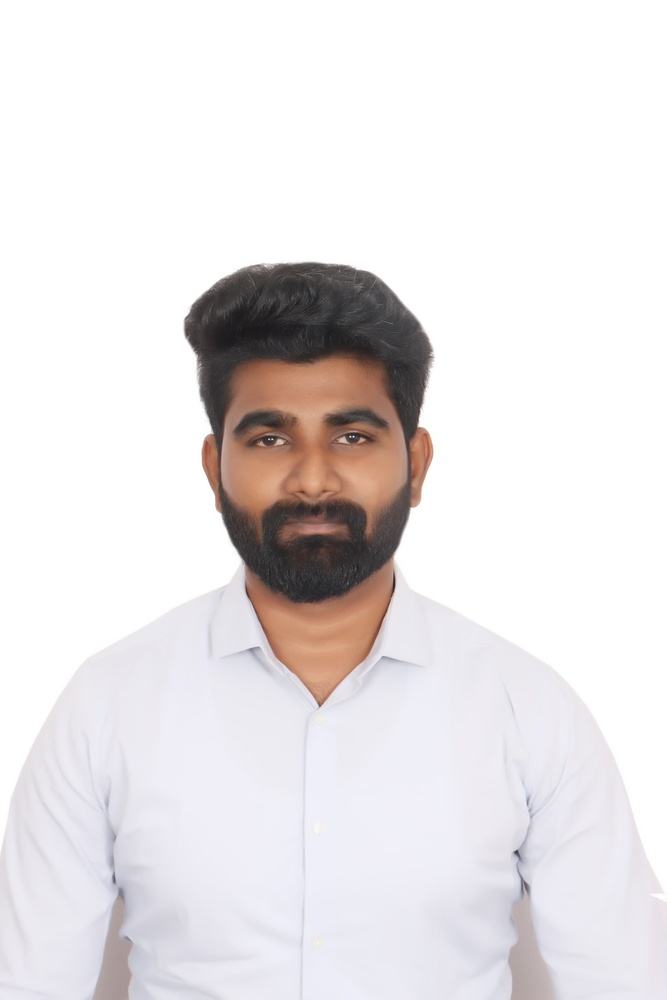
#> input picture opencv/demoimages/Prem_picture.jpg, 667 x 1000 px, shrunk from 2320 x 3480 before the run, found by its file name
$ python imagegradient.py   (older library calls are emulated)
#> lines starting #> are read from the running program, lines starting #| are printed output that depends on the picture
import os
import cv2
import numpy as np
import matplotlib.pyplot as plt

def imageGradient():
    root = os.getcwd()
    imgPath = os.path.join(root, 'demoimages//Prem_picture.JPG')
    img = cv2.imread(imgPath, cv2.IMREAD_GRAYSCALE)
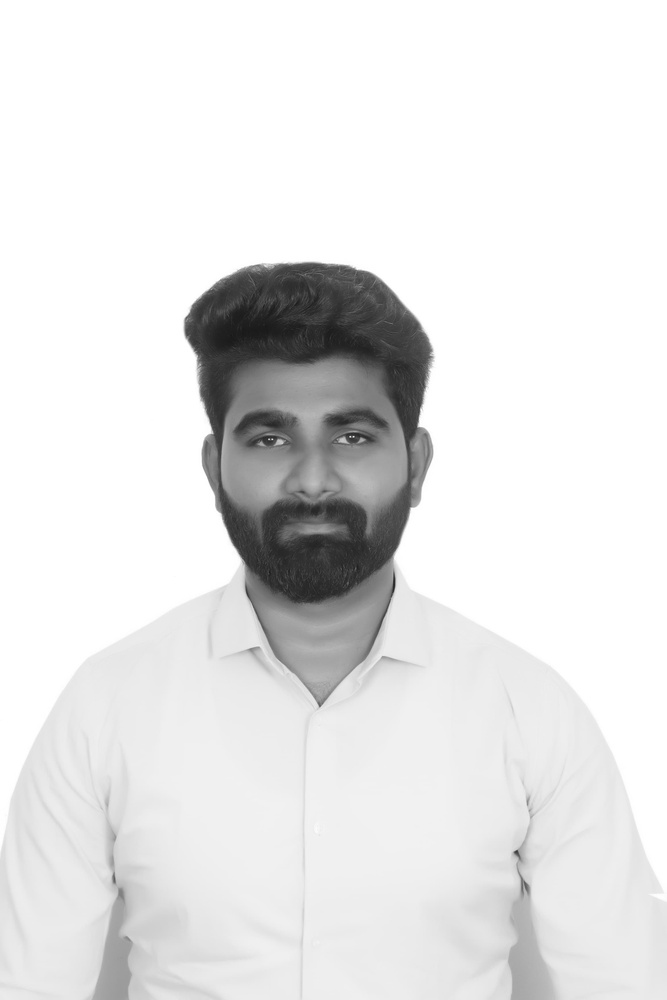
#> img: shape (1000, 667); min 24, max 255, mean 229.1

    if img is None:
        print("[ERROR] Image not found.")
        return

    plt.figure(figsize=(10, 8))

    # Original
    plt.subplot(2, 2, 1)
    plt.imshow(img, cmap='gray')
    plt.title('Original Image')
    plt.axis('off')

    # Laplacian
    laplacian = cv2.Laplacian(img, cv2.CV_64F, ksize=21)
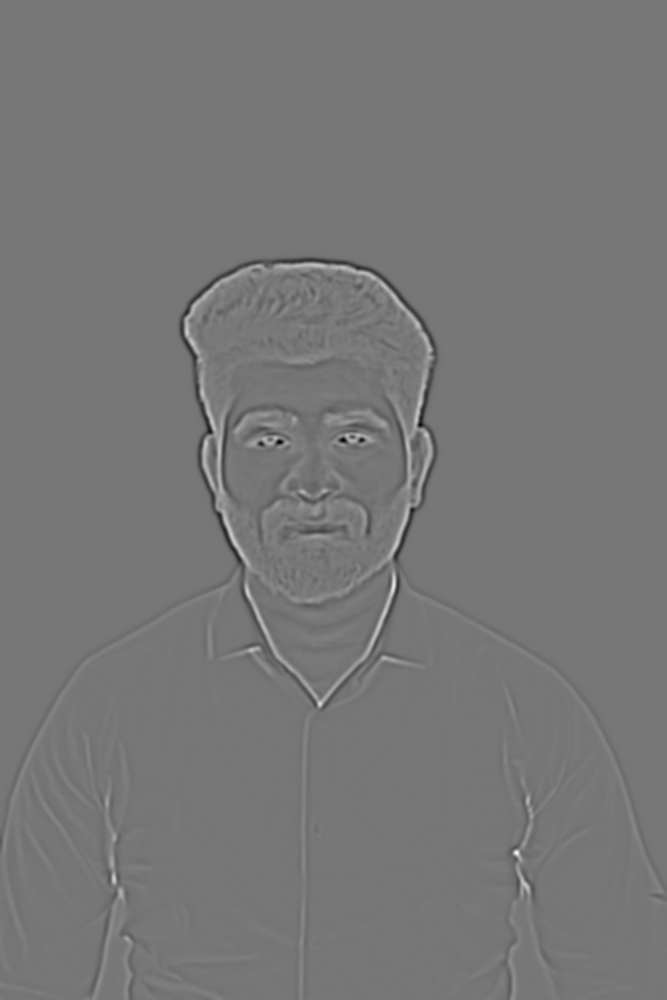
#> laplacian: shape (1000, 667) float64; min -3.44e+12, max 3.93e+12, mean -10976117.3; drawn with min black and max white
    plt.subplot(2, 2, 2)
    plt.imshow(laplacian, cmap='gray')
    plt.title('Laplacian')
    plt.axis('off')

    # Sobel X
    kx, ky = cv2.getDerivKernels(1, 0, 3)
    print("Sobel X kernel:\n", ky @ kx.T)
    sobelX = cv2.Sobel(img, cv2.CV_64F, 1, 0, ksize=21)
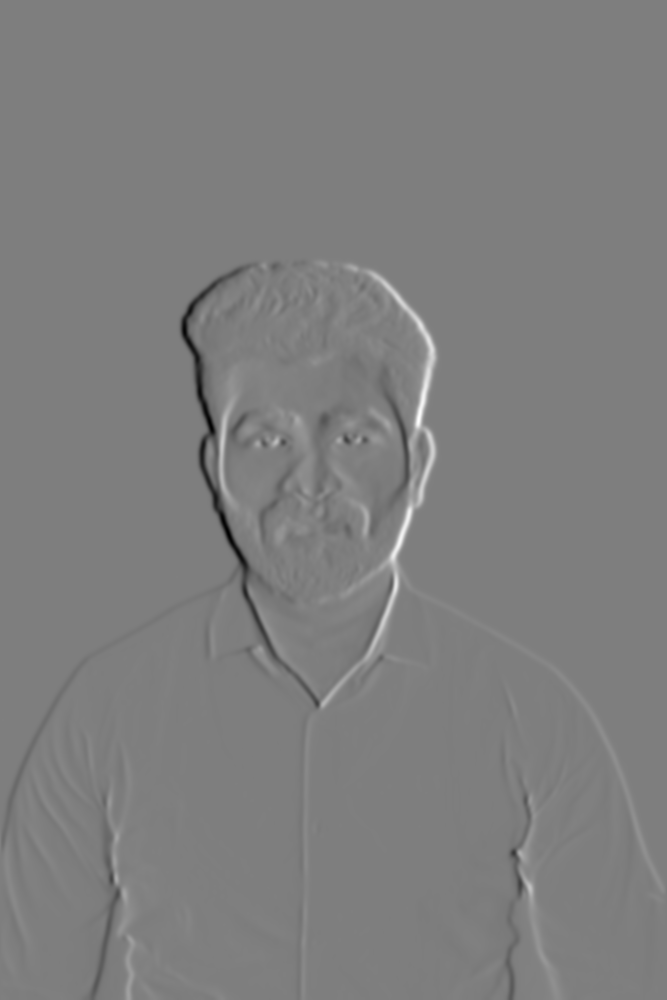
#> sobelX: shape (1000, 667) float64; min -1.67e+13, max 1.69e+13, mean 1.71e+09; drawn with min black and max white
    plt.subplot(2, 2, 3)
    plt.imshow(sobelX, cmap='gray')
    plt.title('Sobel X')
    plt.axis('off')

    # Sobel Y
    kx, ky = cv2.getDerivKernels(0, 1, 3)
    print("Sobel Y kernel:\n", ky @ kx.T)
    sobelY = cv2.Sobel(img, cv2.CV_64F, 0, 1, ksize=21)
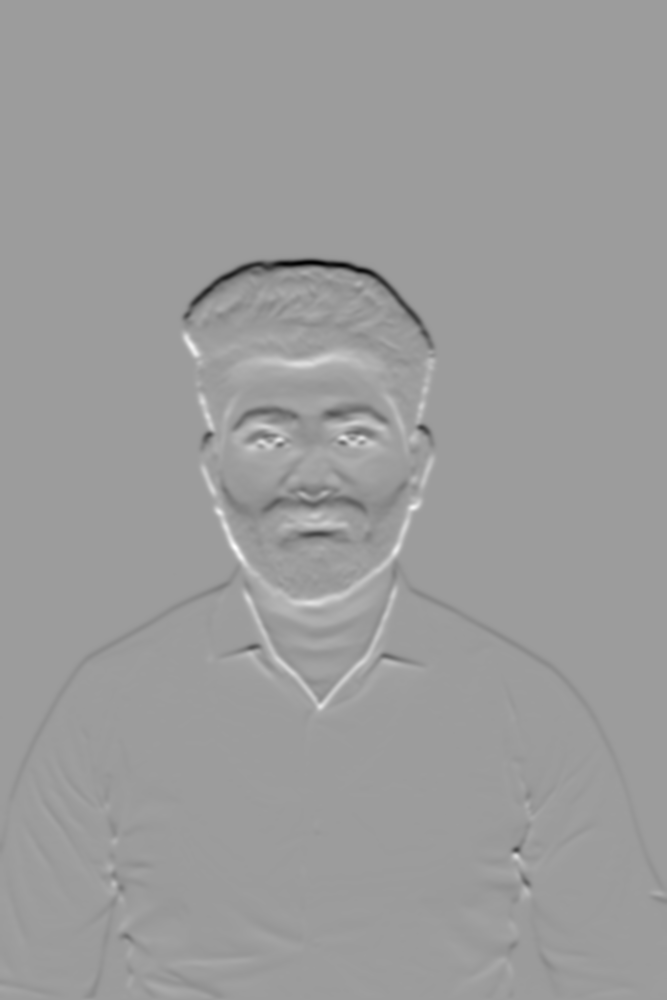
#> sobelY: shape (1000, 667) float64; min -1.57e+13, max 9.91e+12, mean -1.8e+10; drawn with min black and max white
    plt.subplot(2, 2, 4)
    plt.imshow(sobelY, cmap='gray')
    plt.title('Sobel Y')
    plt.axis('off')

    plt.tight_layout()
    plt.show()

if __name__ == "__main__":
    imageGradient()

$ run again, with opencv/demoimages/10104782.jpg copied over opencv/demoimages/Prem_picture.jpg
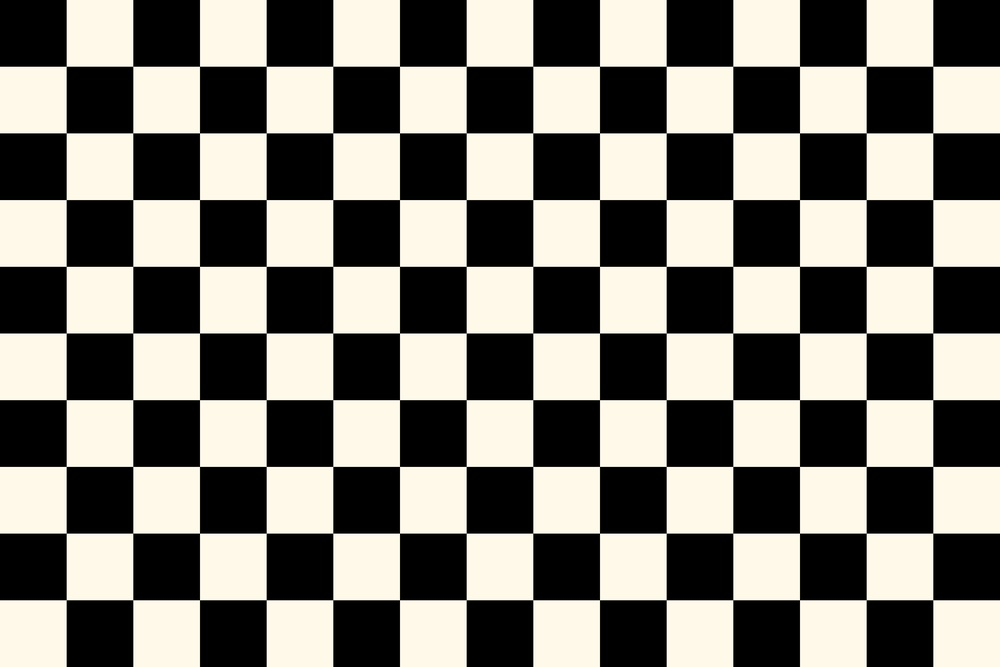
#> input picture opencv/demoimages/10104782.jpg, 1000 x 667 px, shrunk from 3000 x 2000 before the run, found by its file name
#> in imageGradient, `sobelY = cv2.Sobel(img, cv2.CV_64F, 0, 1, ksize=21)`:
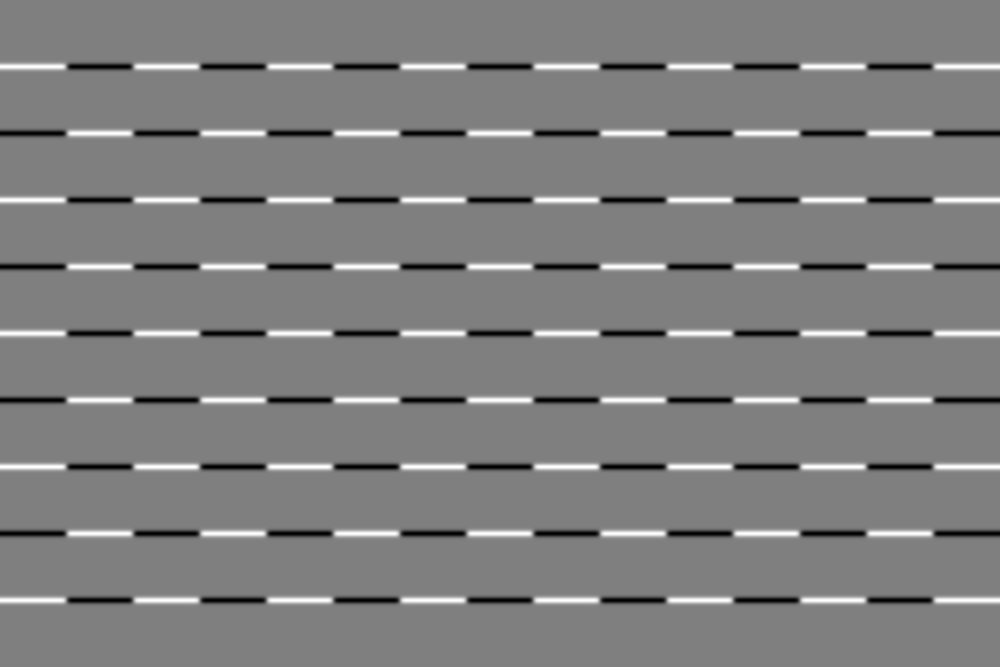
#> sobelY: shape (667, 1000) float64; min -2.41e+13, max 2.41e+13, mean 1.37e+10; drawn with min black and max white
#> in imageGradient, `plt.show()`:
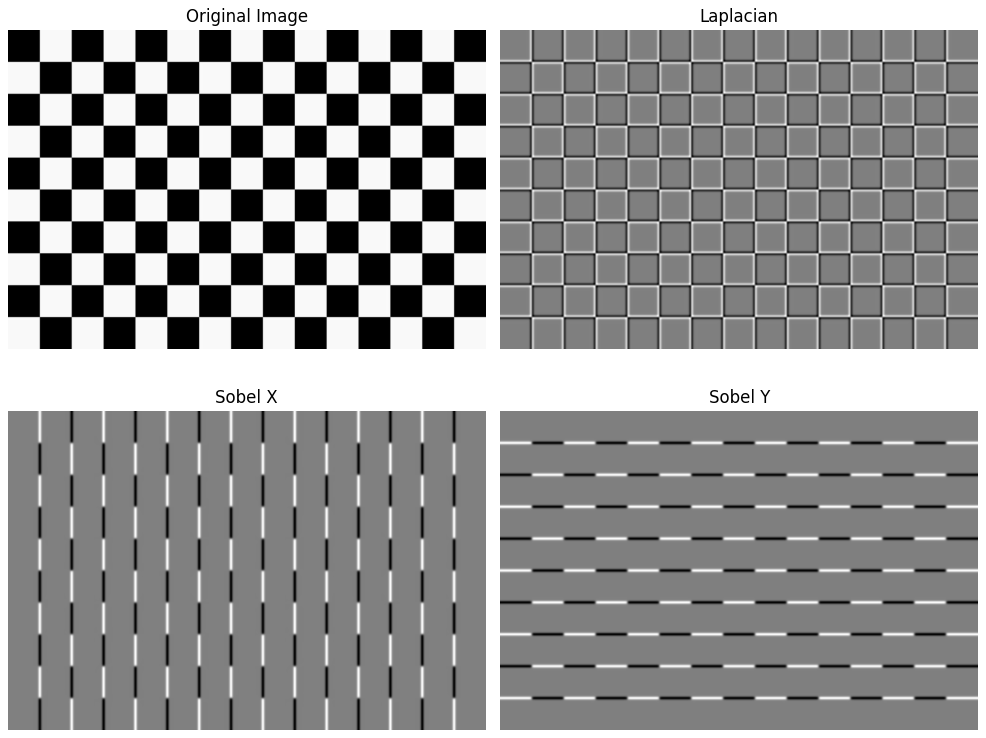
#> figure drawn by matplotlib, 4 panels
